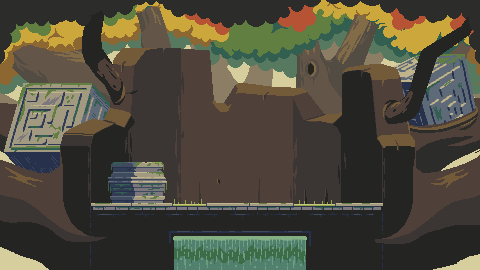

A level layout from a 2D game, rendered from its tile map. Below: a short description, then the map file with its tile-grid data intact:
An orthogonal 1x1 tile map with 480x270 px tiles, 1 tile layer (Tile Layer 1).

<map version="1.10" tiledversion="1.10.2" orientation="orthogonal" renderorder="right-down" width="1" height="1" tilewidth="480" tileheight="270" infinite="0" nextlayerid="2" nextobjectid="1">
 <editorsettings>
  <export target="../../Scenes/Levels/tree_top.tscn" format="tscn" />
 </editorsettings>
 <tileset firstgid="1" source="Forest/top.tsx" />
 <layer id="1" name="Tile Layer 1" width="1" height="1">
  <data encoding="csv">
1
</data>
 </layer>
</map>